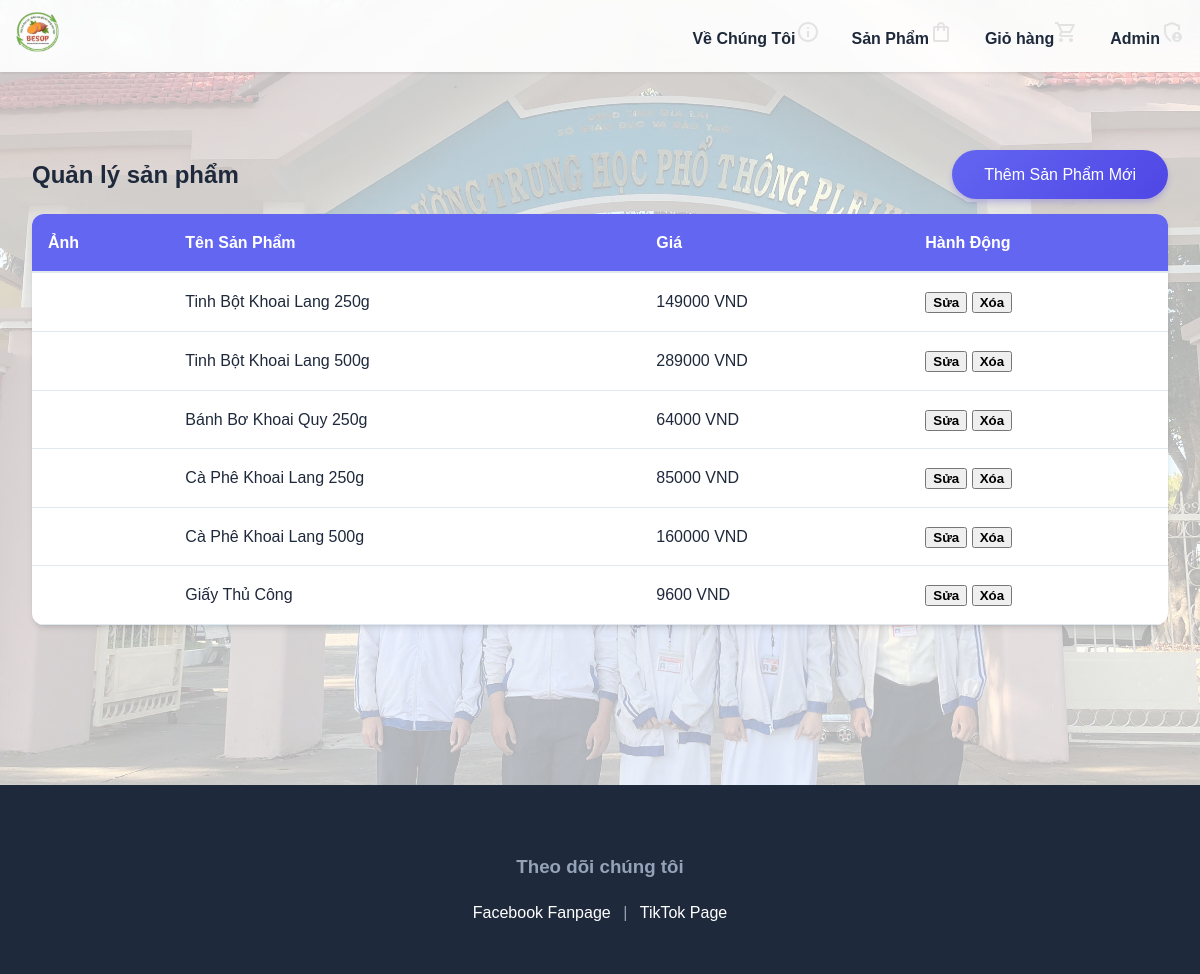
The page /quan-ly/products/ (signed in) on the database as committed earlier.
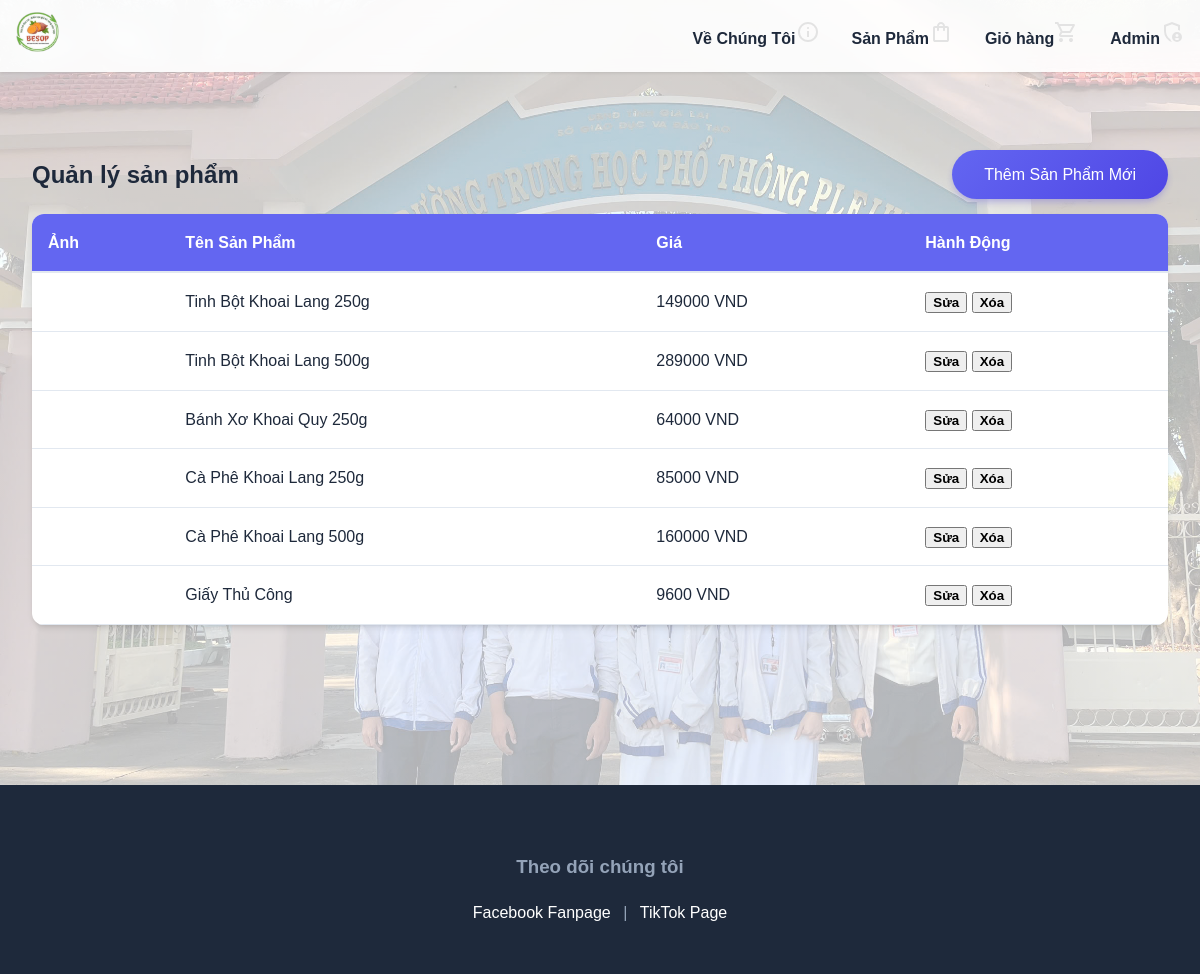
The same page on the database as committed later.
### shop/models.py (models this page shows, shortened)
class Product(models.Model):
    product_name = models.CharField(max_length=255)
    price = models.IntegerField()
    description = models.TextField(blank=True, null=True)
    image = models.ImageField(upload_to='products/', blank=True, null=True)

### shop/views.py (the view)
# urls.py: path('quan-ly/products/', views.admin_products, name='admin_products'),
@user_passes_test(lambda u: u.is_authenticated and u.is_superuser)
def admin_products(request):
    products = Product.objects.all()
    return render(request, 'admin_products.html', {'products': products})

### templates/admin_products.html (shortened to what this page needs)
{% extends 'base.html' %}
{% block content %}
<div class="container mt-5">
    <div style="display: flex; justify-content: space-between; align-items: center;">
        <h2>Quản lý sản phẩm</h2>
        <a href="{% url 'add_product' %}" class="btn btn-primary">Thêm Sản Phẩm Mới</a>
    </div>
    <table class="admin-table">
        <thead>
            <tr>
                <th>Ảnh</th>
                <th>Tên Sản Phẩm</th>
                <th>Giá</th>
                <th>Hành Động</th>
            </tr>
        </thead>
        <tbody>
            {% for product in products %}
            <tr>
                <td>
                </td>
                <td>{{ product.product_name }}</td>
                <td>{{ product.price|floatformat:0 }} VND</td>
                <td>
                    <button type="submit"><a href="{% url 'edit_product' product.pk %}" class="btn btn-sm btn-info">Sửa</a></button>
                    <form method="post" action="{% url 'delete_product' product.pk %}" style="display: inline;" onsubmit="return confirm('Bạn có chắc chắn muốn xóa sản phẩm này?');">
                        <button type="submit" class="btn btn-sm btn-danger">Xóa</button>
                    </form>
                </td>
            </tr>
            {% endfor %}
        </tbody>
    </table>
</div>
{% endblock %}

Rows that differ between the two databases and show on the page:
changed Product: product_name "Bánh Bơ Khoai Quy 250g" → "Bánh Xơ Khoai Quy 250g"
